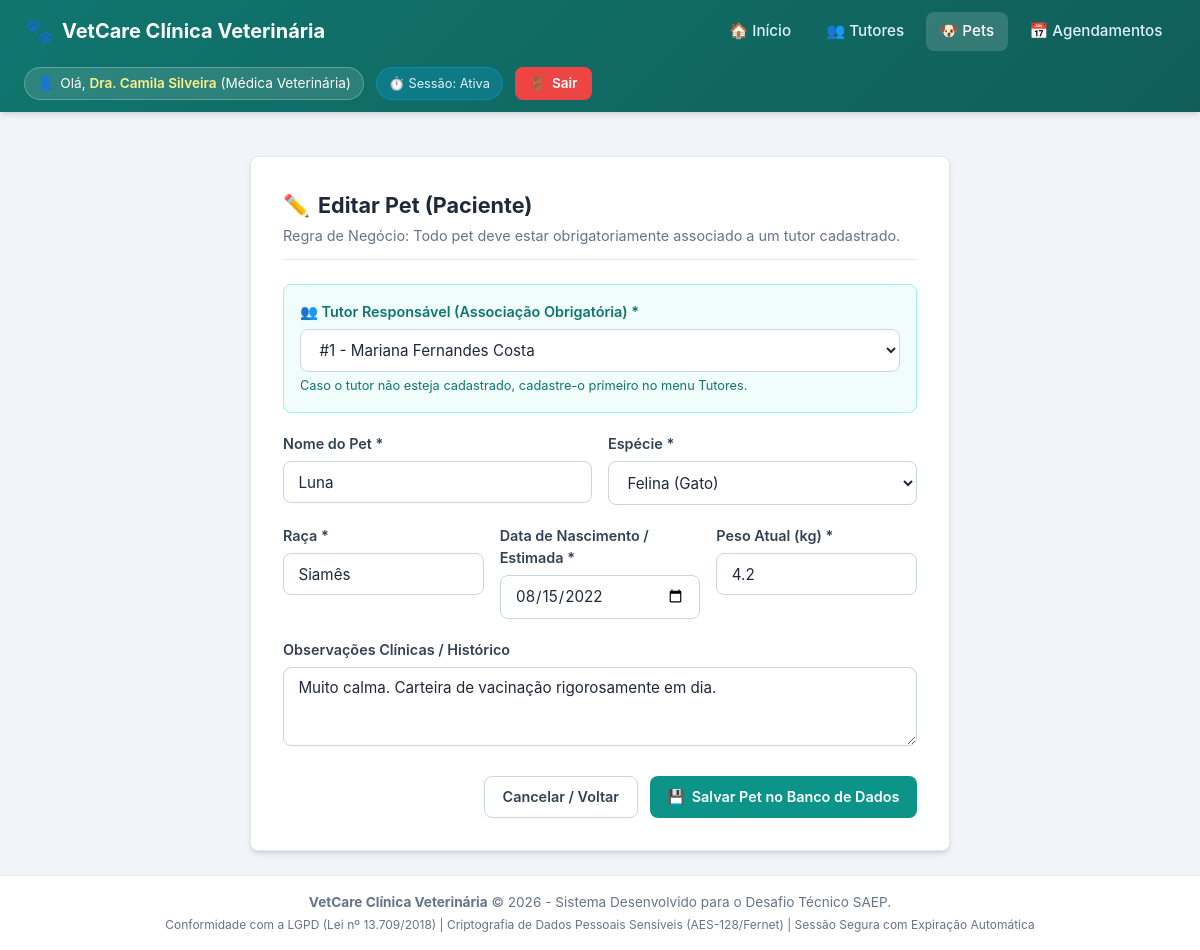
The page /pets/2/editar (signed in) on the database its author committed.
### tables this page shows
CREATE TABLE pet (
        id INTEGER PRIMARY KEY AUTOINCREMENT,
        tutor_id INTEGER NOT NULL,
        nome TEXT NOT NULL,
        especie TEXT NOT NULL,
        raca TEXT NOT NULL,
        data_nascimento TEXT NOT NULL,
        peso REAL NOT NULL,
        observacoes TEXT,
        criado_em TIMESTAMP DEFAULT CURRENT_TIMESTAMP,
        FOREIGN KEY (tutor_id) REFERENCES tutor (id) ON DELETE CASCADE
    );

### app.py (the view, shortened to what this page needs)
@app.route("/pets/<int:id>/editar", methods=["GET", "POST"])
def pet_editar(id):
    pet = query_db("SELECT * FROM pet WHERE id = ?", [id], one=True)
    if not pet:
        flash("Pet não encontrado.", "danger")
        return redirect(url_for("pets"))
    tutores = query_db("SELECT id, nome FROM tutor ORDER BY nome ASC")
    return render_template("pet_form.html", acao="Editar", pet=dict(pet), tutores=tutores)

### app.py (called while the page is built)
@app.before_request
def check_session_timeout():
    public_endpoints = ["login", "static"]
    if request.endpoint and any(request.endpoint.startswith(p) for p in public_endpoints):
        return
    if "user_id" not in session:
        return redirect(url_for("login"))
    now = time.time()
    last_activity = session.get("last_activity")
    if last_activity and (now - last_activity > 1800):  # 30 minutos
        session.clear()
        flash("Sua sessão expirou por tempo de inatividade. Faça login novamente.", "warning")
        return redirect(url_for("login"))
    session["last_activity"] = now
    g.user_name = session.get("user_name")
    g.user_email = session.get("user_email")
    g.user_role = session.get("user_role")

### database.py (called while the page is built)
def get_connection():
    conn = sqlite3.connect(DB_PATH)
    conn.row_factory = sqlite3.Row
    conn.execute("PRAGMA foreign_keys = ON")
    return conn

def query_db(query, args=(), one=False):
    conn = get_connection()
    try:
        cur = conn.cursor()
        cur.execute(query, args)
        rv = cur.fetchall()
        cur.close()
        return (dict(rv[0]) if rv else None) if one else [dict(r) for r in rv]
    finally:
        conn.close()

### templates/pet_form.html (shortened to what this page needs)
{% extends "base.html" %}
{% block content %}
<div class="form-card">
    <div style="margin-bottom: 1.5rem; border-bottom: 1px solid var(--gray-200); padding-bottom: 0.75rem;">
        <h1 class="page-title" style="font-size: 1.35rem;">
            <span>{% if acao == 'Editar' %}✏️{% else %}🐶{% endif %}</span> {{ acao }} Pet (Paciente)
        </h1>
        <p class="page-subtitle">
            Regra de Negócio: Todo pet deve estar obrigatoriamente associado a um tutor cadastrado.
        </p>
    </div>
    <form method="POST">
        <div class="form-group" style="background: #f0fdfa; border: 1px solid #99f6e4; padding: 1rem; border-radius: var(--radius);">
            <label for="tutor_id" class="form-label" style="color: #0f766e;">
                👥 Tutor Responsável (Associação Obrigatória) *
            </label>
            <select id="tutor_id" name="tutor_id" class="form-control" required>
                {% for t in tutores %}
                    <option value="{{ t.id }}" {% if pet and pet.tutor_id|string == t.id|string %}selected{% endif %}>
                        #{{ t.id }} - {{ t.nome }}
                    </option>
                {% endfor %}
            </select>
            <span class="form-help" style="color: #0f766e;">Caso o tutor não esteja cadastrado, cadastre-o primeiro no menu Tutores.</span>
        </div>
        <div class="form-row" style="margin-top: 1rem;">
            <div class="form-group">
                <label for="nome" class="form-label">Nome do Pet *</label>
                <input type="text" id="nome" name="nome" class="form-control"
                       value="{{ pet.nome if pet else '' }}" required placeholder="Ex: Thor">
            </div>
            <div class="form-group">
                <label for="especie" class="form-label">Espécie *</label>
                <select id="especie" name="especie" class="form-control" required>
                    <option value="Felina" {% if pet and pet.especie == 'Felina' %}selected{% endif %}>Felina (Gato)</option>
                </select>
            </div>
        </div>
        <div class="form-row">
            <div class="form-group">
                <label for="raca" class="form-label">Raça *</label>
                <input type="text" id="raca" name="raca" class="form-control"
                       value="{{ pet.raca if pet else '' }}" required placeholder="Ex: Golden Retriever, SRD, Siamês">
            </div>
            <div class="form-group">
                <label for="data_nascimento" class="form-label">Data de Nascimento / Estimada *</label>
                <input type="date" id="data_nascimento" name="data_nascimento" class="form-control"
                       value="{{ pet.data_nascimento if pet else '' }}" required>
            </div>
            <div class="form-group">
                <label for="peso" class="form-label">Peso Atual (kg) *</label>
                <input type="number" step="0.01" min="0.01" id="peso" name="peso" class="form-control"
                       value="{{ pet.peso if pet else '' }}" required placeholder="Ex: 12.50">
            </div>
        </div>
        <div class="form-group">
            <label for="observacoes" class="form-label">Observações Clínicas / Histórico</label>
            <textarea id="observacoes" name="observacoes" class="form-control" rows="3"
                      placeholder="Alergias, doenças pré-existentes, comportamento...">{{ pet.observacoes if pet else '' }}</textarea>
        </div>
        <div style="display: flex; gap: 0.75rem; justify-content: flex-end; margin-top: 1.5rem;">
            <a href="{{ url_for('pets') }}" class="btn btn-outline">Cancelar / Voltar</a>
            <button type="submit" class="btn btn-primary">
                <span>💾</span> Salvar Pet no Banco de Dados
            </button>
        </div>
    </form>
</div>
{% endblock %}

### static/css/style.css (style rules this page uses)
:root { --primary: #0d9488; --primary-hover: #0f766e; --primary-light: #ccfbf1; --secondary: #0284c7; --secondary-hover: #0369a1; --dark: #1e293b; --light: #f8fafc; --white: #ffffff; --gray-100: #f1f5f9; --gray-200: #e2e8f0; --gray-300: #cbd5e1; --gray-500: #64748b; --gray-700: #334155; --danger: #ef4444; --danger-light: #fee2e2; --success: #10b981; --success-light: #d1fae5; --warning: #f59e0b; --warning-light: #fef3c7; --info: #0ea5e9; --info-light: #e0f2fe; --radius: 8px; --shadow: 0 4px 6px -1px rgba(0, 0, 0, 0.1), 0 2px 4px -2px rgba(0, 0, 0, 0.1); --shadow-lg: 0 10px 15px -3px rgba(0, 0, 0, 0.1), 0 4px 6px -4px rgba(0, 0, 0, 0.1); }
* { box-sizing: border-box; margin: 0; padding: 0; font-family: -apple-system, BlinkMacSystemFont, "Segoe UI", Roboto, "Helvetica Neue", Arial, sans-serif; }
body { background-color: #f1f5f9; color: var(--dark); line-height: 1.5; min-height: 100vh; display: flex; flex-direction: column; }
.btn { display: inline-flex; align-items: center; justify-content: center; gap: 0.4rem; padding: 0.55rem 1.1rem; font-size: 0.9rem; font-weight: 600; border-radius: var(--radius); text-decoration: none; border: none; cursor: pointer; transition: all 0.2s; }
.btn-primary { background-color: var(--primary); color: var(--white); }
.btn-outline { background-color: transparent; border: 1px solid var(--gray-300); color: var(--gray-700); }
.page-title { font-size: 1.5rem; font-weight: 700; color: var(--dark); display: flex; align-items: center; gap: 0.5rem; }
.page-subtitle { font-size: 0.9rem; color: var(--gray-500); margin-top: 0.2rem; }
.form-card { background: var(--white); border-radius: var(--radius); padding: 2rem; box-shadow: var(--shadow); border: 1px solid var(--gray-200); max-width: 700px; margin: 0 auto; }
.form-group { margin-bottom: 1.25rem; }
.form-label { display: block; margin-bottom: 0.4rem; font-weight: 600; font-size: 0.9rem; color: var(--gray-700); }
.form-control { width: 100%; padding: 0.65rem 0.9rem; border: 1px solid var(--gray-300); border-radius: var(--radius); font-size: 0.95rem; color: var(--dark); background-color: var(--white); }
.form-row { display: grid; grid-template-columns: repeat(auto-fit, minmax(200px, 1fr)); gap: 1rem; }
.form-help { font-size: 0.8rem; color: var(--gray-500); margin-top: 0.3rem; }

### rows shown on the page
pet: tutor_id "#1 - Mariana Fernandes Costa", nome "Luna", especie "Felina (Gato)", raca "Siamês", data_nascimento "08/15/2022", peso "4.2", observacoes "Muito calma. Carteira de vacinação rigorosamente em dia."

### other values the page prints
{{ g.user_name }} "Dra. Camila Silveira"
{{ g.user_role }} "Médica Veterinária"
{{ acao }} "Editar"
